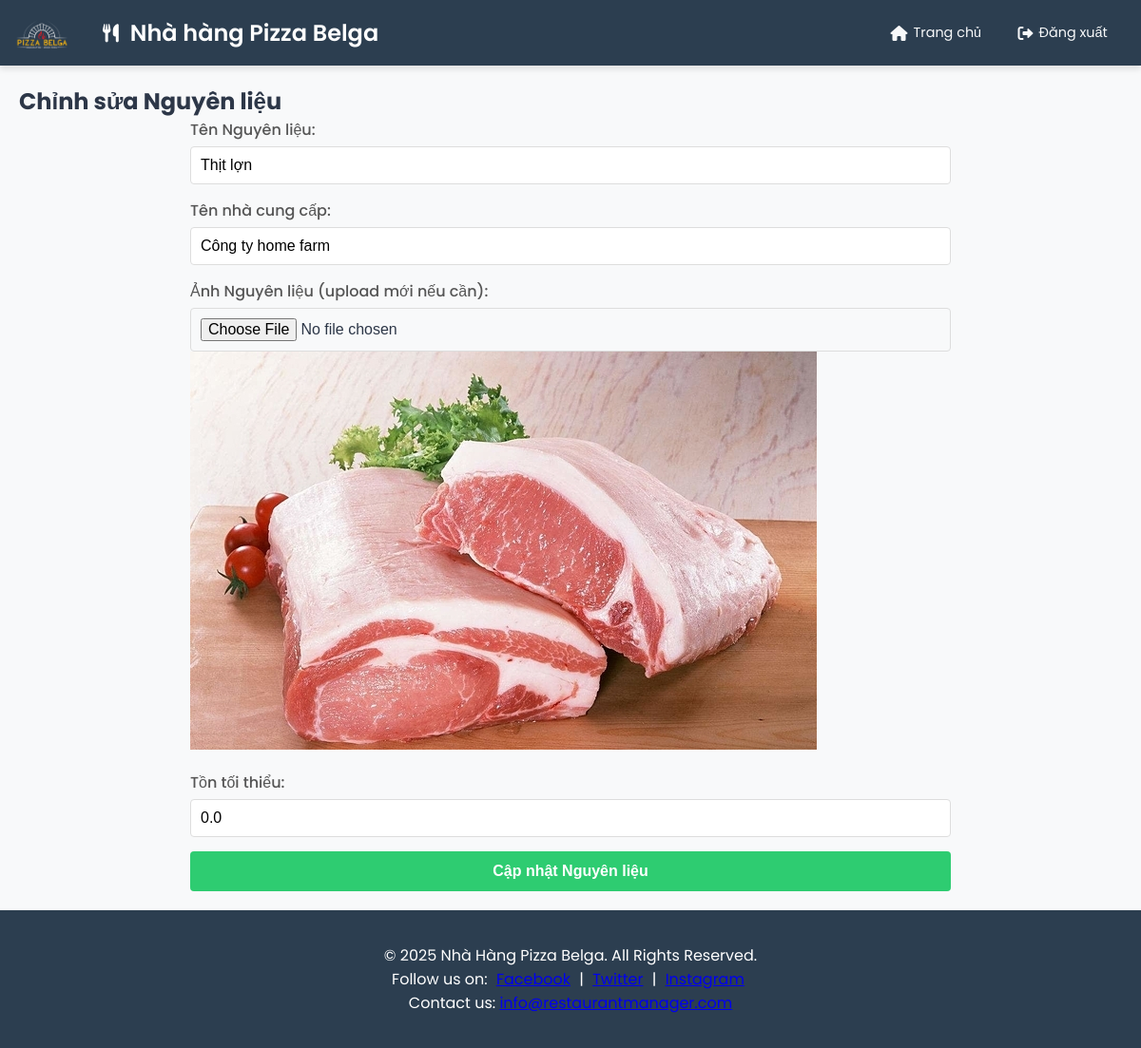
The page /ingredient/edit/1 on the database its author committed.
### models/ingredient.py (models this page shows, shortened)
class Ingredient(db.Model):
    __tablename__ = 'ingredients'
    id = db.Column(db.Integer, primary_key=True)
    name = db.Column(db.String(120), nullable=False)
    unit = db.Column(db.String(20))
    image = db.Column(db.Text)
    name_supplier = db.Column(db.Text)
    current_stock = db.Column(db.Float, default=0.0)
    min_stock = db.Column(db.Float, default=0.0)
    transactions = db.relationship("WarehouseTransaction", backref="ingredient", lazy=True)

### routes/ingredient.py (the view, shortened to what this page needs)
@ingredient_bp.route('/edit/<int:ingredient_id>', methods=['GET', 'POST'])
def edit_ingredient(ingredient_id):
    ingredient = Ingredient.query.get_or_404(ingredient_id)
    return render_template('edit_ingredient.html', ingredient=ingredient)

### app.py (called while the page is built)
@app.before_request
def log_request_info():
    logging.info(f"Request: {request.method} {request.path}")
    logging.info(f"Headers: {request.headers}")
    logging.info(f"Body: {request.get_data()}")

@app.after_request
def log_response_info(response):
    logging.info(f"Response status: {response.status}")
    return response

### templates/edit_ingredient.html (shortened to what this page needs)
{% extends "layout.html" %}
{% block content %}
<div class="ingredient-form-container">
    <h2>Chỉnh sửa Nguyên liệu</h2>
    <form method="POST" enctype="multipart/form-data">
        <div class="form-group">
            <label for="name">Tên Nguyên liệu:</label>
            <input type="text" name="name" id="name" value="{{ ingredient.name }}" required>
        </div>
        <div class="form-group">
            <label for="name_supplier">Tên nhà cung cấp:</label>
            <input type="text" name="name_supplier" id="name_supplier" value="{{ ingredient.name_supplier }}" required>
        </div>
        <div class="form-group">
            <label for="image">Ảnh Nguyên liệu (upload mới nếu cần):</label>
            <input type="file" name="image" id="image">
            {% if ingredient.image %}
            <div class="current-image">
                <img src="{{ ingredient.image }}" alt="{{ ingredient.name }}">
            </div>
            {% endif %}
        </div>
        <div class="form-group">
            <label for="min_stock">Tồn tối thiểu:</label>
            <input type="number" name="min_stock" id="min_stock" step="0.01" value="{{ ingredient.min_stock }}" required>
        </div>
        <button type="submit" class="btn btn-submit">Cập nhật Nguyên liệu</button>
    </form>
</div>
{% endblock %}

### static/css/style.css (style rules this page uses)
:root { --primary-color: #4a6fa5; --primary-dark: #345785; --secondary-color: #ff7e5f; --accent-color: #38b2ac; --background-color: #f8f9fa; --header-bg: #2c3e50; --header-hover: #34495e; --text-light: #f8f9fa; --text-dark: #2d3748; --border-color: #e2e8f0; --success-color: #38a169; --warning-color: #e9b949; --danger-color: #e53e3e; --info-color: #4299e1; }
* { margin: 0; padding: 0; box-sizing: border-box; }
body { font-family: 'Poppins', sans-serif; background-color: var(--background-color); color: var(--text-dark); min-height: 100vh; display: flex; flex-direction: column; }
.btn { padding: 8px 16px; border-radius: 4px; border: none; cursor: pointer; font-weight: 500; transition: all 0.2s ease; }
form { max-width: 800px; margin: 0 auto; }
.form-group { margin-bottom: 20px; }

### static/css/order.css (style rules this page uses)
.btn { display: inline-block; padding: 8px 16px; background-color: #3498db; color: white; text-decoration: none; border-radius: 4px; font-weight: 600; transition: background-color 0.3s; }

### static/css/ingredient.css (style rules this page uses)
.btn { padding: 10px 20px; border-radius: 4px; text-decoration: none; font-size: 14px; transition: background-color 0.3s ease; color: #fff; display: inline-block; }

### static/css/statistical.css (style rules this page uses)
.btn-submit { padding: 10px 20px; background-color: #3498db; color: #fff; border: none; border-radius: 4px; cursor: pointer; transition: background-color 0.3s ease; }

### static/css/manage_user.css (style rules this page uses)
.btn-submit { width: 100%; padding: 10px; background-color: #2ecc71; color: #fff; border: none; border-radius: 4px; font-size: 16px; cursor: pointer; transition: background-color 0.3s ease; }

### static/css/payment.css (style rules this page uses)
.form-group { margin-bottom: 15px; }
.form-group label { display: block; margin-bottom: 5px; font-weight: 500; color: #555; }
.form-group input, .form-group select { width: 100%; padding: 10px; border: 1px solid #ddd; border-radius: 4px; font-size: 1rem; box-sizing: border-box; transition: border-color 0.3s ease; }
.btn.btn-submit { width: 100%; padding: 12px; background-color: #2ecc71; color: #fff; border: none; border-radius: 4px; font-size: 1rem; font-weight: 600; cursor: pointer; transition: background-color 0.3s ease, transform 0.2s ease; }

### rows shown on the page
Ingredient: name "Thịt lợn", name_supplier "Công ty home farm", image (picture), min_stock "0.0"
